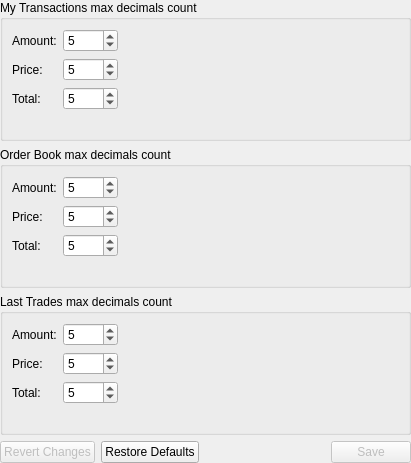
<?xml version="1.0" encoding="UTF-8"?>
<ui version="4.0">
 <class>SettingsDecimals</class>
 <widget class="QWidget" name="SettingsDecimals">
  <property name="geometry">
   <rect>
    <x>0</x>
    <y>0</y>
    <width>411</width>
    <height>463</height>
   </rect>
  </property>
  <property name="windowTitle">
   <string>Form</string>
  </property>
  <layout class="QVBoxLayout" name="verticalLayout">
   <property name="leftMargin">
    <number>0</number>
   </property>
   <property name="topMargin">
    <number>0</number>
   </property>
   <property name="rightMargin">
    <number>0</number>
   </property>
   <property name="bottomMargin">
    <number>0</number>
   </property>
   <item>
    <widget class="QGroupBox" name="myTransactionsGroupBox">
     <property name="sizePolicy">
      <sizepolicy hsizetype="Preferred" vsizetype="Expanding">
       <horstretch>0</horstretch>
       <verstretch>0</verstretch>
      </sizepolicy>
     </property>
     <property name="accessibleName">
      <string>SETTINGS_MY_TRANSACTIONS</string>
     </property>
     <property name="title">
      <string>My Transactions max decimals count</string>
     </property>
     <layout class="QFormLayout" name="formLayout_3">
      <item row="0" column="0">
       <widget class="QLabel" name="amountMyTransactionsLabel">
        <property name="accessibleName">
         <string>SETTINGS_AMOUNT</string>
        </property>
        <property name="text">
         <string>Amount:</string>
        </property>
       </widget>
      </item>
      <item row="0" column="1">
       <widget class="QSpinBox" name="amountMyTransactionsSpinBox">
        <property name="minimumSize">
         <size>
          <width>55</width>
          <height>0</height>
         </size>
        </property>
        <property name="maximumSize">
         <size>
          <width>55</width>
          <height>16777215</height>
         </size>
        </property>
        <property name="minimum">
         <number>0</number>
        </property>
        <property name="maximum">
         <number>10</number>
        </property>
        <property name="value">
         <number>5</number>
        </property>
       </widget>
      </item>
      <item row="1" column="0">
       <widget class="QLabel" name="priceMyTransactionsLabel">
        <property name="accessibleName">
         <string>SETTINGS_PRICE</string>
        </property>
        <property name="text">
         <string>Price:</string>
        </property>
       </widget>
      </item>
      <item row="1" column="1">
       <widget class="QSpinBox" name="priceMyTransactionsSpinBox">
        <property name="minimumSize">
         <size>
          <width>55</width>
          <height>0</height>
         </size>
        </property>
        <property name="maximumSize">
         <size>
          <width>55</width>
          <height>16777215</height>
         </size>
        </property>
        <property name="minimum">
         <number>0</number>
        </property>
        <property name="maximum">
         <number>10</number>
        </property>
        <property name="value">
         <number>5</number>
        </property>
       </widget>
      </item>
      <item row="2" column="0">
       <widget class="QLabel" name="totalMyTransactionsLabel">
        <property name="accessibleName">
         <string>SETTINGS_TOTAL</string>
        </property>
        <property name="text">
         <string>Total:</string>
        </property>
       </widget>
      </item>
      <item row="2" column="1">
       <widget class="QSpinBox" name="totalMyTransactionsSpinBox">
        <property name="minimumSize">
         <size>
          <width>55</width>
          <height>0</height>
         </size>
        </property>
        <property name="maximumSize">
         <size>
          <width>55</width>
          <height>16777215</height>
         </size>
        </property>
        <property name="minimum">
         <number>0</number>
        </property>
        <property name="maximum">
         <number>10</number>
        </property>
        <property name="value">
         <number>5</number>
        </property>
       </widget>
      </item>
     </layout>
    </widget>
   </item>
   <item>
    <widget class="QGroupBox" name="orderBookGroupBox">
     <property name="sizePolicy">
      <sizepolicy hsizetype="Preferred" vsizetype="Expanding">
       <horstretch>0</horstretch>
       <verstretch>0</verstretch>
      </sizepolicy>
     </property>
     <property name="accessibleName">
      <string>SETTINGS_ORDER_BOOKS</string>
     </property>
     <property name="title">
      <string>Order Book max decimals count</string>
     </property>
     <layout class="QFormLayout" name="formLayout">
      <item row="0" column="0">
       <widget class="QLabel" name="amountOrderBookLabel">
        <property name="accessibleName">
         <string>SETTINGS_AMOUNT</string>
        </property>
        <property name="text">
         <string>Amount:</string>
        </property>
       </widget>
      </item>
      <item row="0" column="1">
       <widget class="QSpinBox" name="amountOrderBookSpinBox">
        <property name="minimumSize">
         <size>
          <width>55</width>
          <height>0</height>
         </size>
        </property>
        <property name="maximumSize">
         <size>
          <width>55</width>
          <height>16777215</height>
         </size>
        </property>
        <property name="minimum">
         <number>0</number>
        </property>
        <property name="maximum">
         <number>10</number>
        </property>
        <property name="value">
         <number>5</number>
        </property>
       </widget>
      </item>
      <item row="1" column="0">
       <widget class="QLabel" name="priceOrderBookLabel">
        <property name="accessibleName">
         <string>SETTINGS_PRICE</string>
        </property>
        <property name="text">
         <string>Price:</string>
        </property>
       </widget>
      </item>
      <item row="1" column="1">
       <widget class="QSpinBox" name="priceOrderBookSpinBox">
        <property name="minimumSize">
         <size>
          <width>55</width>
          <height>0</height>
         </size>
        </property>
        <property name="maximumSize">
         <size>
          <width>55</width>
          <height>16777215</height>
         </size>
        </property>
        <property name="minimum">
         <number>0</number>
        </property>
        <property name="maximum">
         <number>10</number>
        </property>
        <property name="value">
         <number>5</number>
        </property>
       </widget>
      </item>
      <item row="2" column="0">
       <widget class="QLabel" name="totalOrderBookLabel">
        <property name="accessibleName">
         <string>SETTINGS_TOTAL</string>
        </property>
        <property name="text">
         <string>Total:</string>
        </property>
       </widget>
      </item>
      <item row="2" column="1">
       <widget class="QSpinBox" name="totalOrderBookSpinBox">
        <property name="minimumSize">
         <size>
          <width>55</width>
          <height>0</height>
         </size>
        </property>
        <property name="maximumSize">
         <size>
          <width>55</width>
          <height>16777215</height>
         </size>
        </property>
        <property name="minimum">
         <number>0</number>
        </property>
        <property name="maximum">
         <number>10</number>
        </property>
        <property name="value">
         <number>5</number>
        </property>
       </widget>
      </item>
     </layout>
    </widget>
   </item>
   <item>
    <widget class="QGroupBox" name="lastTradesGroupBox">
     <property name="sizePolicy">
      <sizepolicy hsizetype="Preferred" vsizetype="Expanding">
       <horstretch>0</horstretch>
       <verstretch>0</verstretch>
      </sizepolicy>
     </property>
     <property name="accessibleName">
      <string>SETTINGS_LAST_TRADES</string>
     </property>
     <property name="title">
      <string>Last Trades max decimals count</string>
     </property>
     <layout class="QFormLayout" name="formLayout_2">
      <item row="0" column="0">
       <widget class="QLabel" name="amountLastTradesLabel">
        <property name="accessibleName">
         <string>SETTINGS_AMOUNT</string>
        </property>
        <property name="text">
         <string>Amount:</string>
        </property>
       </widget>
      </item>
      <item row="0" column="1">
       <widget class="QSpinBox" name="amountLastTradesSpinBox">
        <property name="minimumSize">
         <size>
          <width>55</width>
          <height>0</height>
         </size>
        </property>
        <property name="maximumSize">
         <size>
          <width>55</width>
          <height>16777215</height>
         </size>
        </property>
        <property name="minimum">
         <number>0</number>
        </property>
        <property name="maximum">
         <number>10</number>
        </property>
        <property name="value">
         <number>5</number>
        </property>
       </widget>
      </item>
      <item row="1" column="0">
       <widget class="QLabel" name="priceLastTradesLabel">
        <property name="accessibleName">
         <string>SETTINGS_PRICE</string>
        </property>
        <property name="text">
         <string>Price:</string>
        </property>
       </widget>
      </item>
      <item row="1" column="1">
       <widget class="QSpinBox" name="priceLastTradesSpinBox">
        <property name="minimumSize">
         <size>
          <width>55</width>
          <height>0</height>
         </size>
        </property>
        <property name="maximumSize">
         <size>
          <width>55</width>
          <height>16777215</height>
         </size>
        </property>
        <property name="minimum">
         <number>0</number>
        </property>
        <property name="maximum">
         <number>10</number>
        </property>
        <property name="value">
         <number>5</number>
        </property>
       </widget>
      </item>
      <item row="2" column="0">
       <widget class="QLabel" name="totalLastTradesLabel">
        <property name="accessibleName">
         <string>SETTINGS_TOTAL</string>
        </property>
        <property name="text">
         <string>Total:</string>
        </property>
       </widget>
      </item>
      <item row="2" column="1">
       <widget class="QSpinBox" name="totalLastTradesSpinBox">
        <property name="minimumSize">
         <size>
          <width>55</width>
          <height>0</height>
         </size>
        </property>
        <property name="maximumSize">
         <size>
          <width>55</width>
          <height>16777215</height>
         </size>
        </property>
        <property name="minimum">
         <number>0</number>
        </property>
        <property name="maximum">
         <number>10</number>
        </property>
        <property name="value">
         <number>5</number>
        </property>
       </widget>
      </item>
     </layout>
    </widget>
   </item>
   <item>
    <layout class="QHBoxLayout" name="horizontalLayout">
     <item>
      <widget class="QPushButton" name="revertChangesButton">
       <property name="enabled">
        <bool>false</bool>
       </property>
       <property name="accessibleName">
        <string>SETTINGS_REVERT_CHANGES</string>
       </property>
       <property name="text">
        <string>Revert Changes</string>
       </property>
      </widget>
     </item>
     <item>
      <widget class="QPushButton" name="restoreDefaultsButton">
       <property name="accessibleName">
        <string>SETTINGS_RESTORE_DEFAULTS</string>
       </property>
       <property name="text">
        <string>Restore Defaults</string>
       </property>
      </widget>
     </item>
     <item>
      <spacer name="horizontalSpacer">
       <property name="orientation">
        <enum>Qt::Horizontal</enum>
       </property>
       <property name="sizeHint" stdset="0">
        <size>
         <width>0</width>
         <height>0</height>
        </size>
       </property>
      </spacer>
     </item>
     <item>
      <widget class="QPushButton" name="saveButton">
       <property name="enabled">
        <bool>false</bool>
       </property>
       <property name="accessibleName">
        <string>SETTINGS_SAVE</string>
       </property>
       <property name="text">
        <string>Save</string>
       </property>
      </widget>
     </item>
    </layout>
   </item>
  </layout>
 </widget>
 <tabstops>
  <tabstop>saveButton</tabstop>
  <tabstop>restoreDefaultsButton</tabstop>
  <tabstop>revertChangesButton</tabstop>
  <tabstop>amountMyTransactionsSpinBox</tabstop>
  <tabstop>priceMyTransactionsSpinBox</tabstop>
  <tabstop>totalMyTransactionsSpinBox</tabstop>
  <tabstop>amountOrderBookSpinBox</tabstop>
  <tabstop>priceOrderBookSpinBox</tabstop>
  <tabstop>totalOrderBookSpinBox</tabstop>
  <tabstop>amountLastTradesSpinBox</tabstop>
  <tabstop>priceLastTradesSpinBox</tabstop>
  <tabstop>totalLastTradesSpinBox</tabstop>
 </tabstops>
 <resources/>
 <connections>
  <connection>
   <sender>amountMyTransactionsSpinBox</sender>
   <signal>valueChanged(int)</signal>
   <receiver>SettingsDecimals</receiver>
   <slot>anyValueChanged()</slot>
   <hints>
    <hint type="sourcelabel">
     <x>88</x>
     <y>31</y>
    </hint>
    <hint type="destinationlabel">
     <x>427</x>
     <y>34</y>
    </hint>
   </hints>
  </connection>
  <connection>
   <sender>priceMyTransactionsSpinBox</sender>
   <signal>valueChanged(int)</signal>
   <receiver>SettingsDecimals</receiver>
   <slot>anyValueChanged()</slot>
   <hints>
    <hint type="sourcelabel">
     <x>75</x>
     <y>60</y>
    </hint>
    <hint type="destinationlabel">
     <x>456</x>
     <y>58</y>
    </hint>
   </hints>
  </connection>
  <connection>
   <sender>totalMyTransactionsSpinBox</sender>
   <signal>valueChanged(int)</signal>
   <receiver>SettingsDecimals</receiver>
   <slot>anyValueChanged()</slot>
   <hints>
    <hint type="sourcelabel">
     <x>94</x>
     <y>85</y>
    </hint>
    <hint type="destinationlabel">
     <x>451</x>
     <y>86</y>
    </hint>
   </hints>
  </connection>
  <connection>
   <sender>amountOrderBookSpinBox</sender>
   <signal>valueChanged(int)</signal>
   <receiver>SettingsDecimals</receiver>
   <slot>anyValueChanged()</slot>
   <hints>
    <hint type="sourcelabel">
     <x>87</x>
     <y>177</y>
    </hint>
    <hint type="destinationlabel">
     <x>462</x>
     <y>180</y>
    </hint>
   </hints>
  </connection>
  <connection>
   <sender>priceOrderBookSpinBox</sender>
   <signal>valueChanged(int)</signal>
   <receiver>SettingsDecimals</receiver>
   <slot>anyValueChanged()</slot>
   <hints>
    <hint type="sourcelabel">
     <x>80</x>
     <y>202</y>
    </hint>
    <hint type="destinationlabel">
     <x>469</x>
     <y>205</y>
    </hint>
   </hints>
  </connection>
  <connection>
   <sender>totalOrderBookSpinBox</sender>
   <signal>valueChanged(int)</signal>
   <receiver>SettingsDecimals</receiver>
   <slot>anyValueChanged()</slot>
   <hints>
    <hint type="sourcelabel">
     <x>88</x>
     <y>229</y>
    </hint>
    <hint type="destinationlabel">
     <x>520</x>
     <y>230</y>
    </hint>
   </hints>
  </connection>
  <connection>
   <sender>amountLastTradesSpinBox</sender>
   <signal>valueChanged(int)</signal>
   <receiver>SettingsDecimals</receiver>
   <slot>anyValueChanged()</slot>
   <hints>
    <hint type="sourcelabel">
     <x>88</x>
     <y>323</y>
    </hint>
    <hint type="destinationlabel">
     <x>472</x>
     <y>324</y>
    </hint>
   </hints>
  </connection>
  <connection>
   <sender>priceLastTradesSpinBox</sender>
   <signal>valueChanged(int)</signal>
   <receiver>SettingsDecimals</receiver>
   <slot>anyValueChanged()</slot>
   <hints>
    <hint type="sourcelabel">
     <x>91</x>
     <y>351</y>
    </hint>
    <hint type="destinationlabel">
     <x>475</x>
     <y>351</y>
    </hint>
   </hints>
  </connection>
  <connection>
   <sender>totalLastTradesSpinBox</sender>
   <signal>valueChanged(int)</signal>
   <receiver>SettingsDecimals</receiver>
   <slot>anyValueChanged()</slot>
   <hints>
    <hint type="sourcelabel">
     <x>92</x>
     <y>376</y>
    </hint>
    <hint type="destinationlabel">
     <x>475</x>
     <y>377</y>
    </hint>
   </hints>
  </connection>
 </connections>
 <slots>
  <slot>anyValueChanged()</slot>
 </slots>
</ui>
